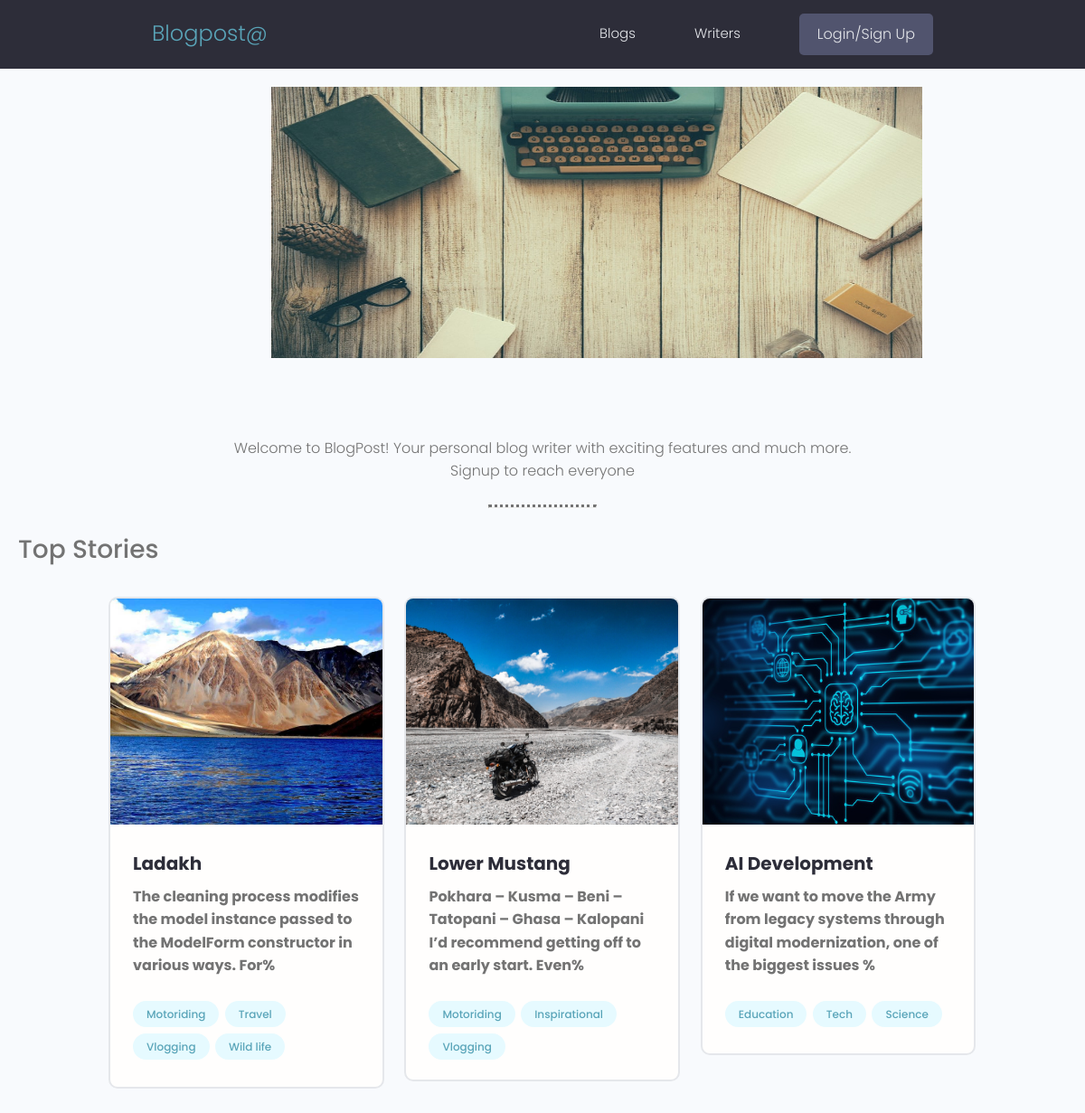
The page / on the database its author committed.
### blogs/models.py (models this page shows, shortened)
class Blog(models.Model):
    writer = models.ForeignKey(Profile, on_delete=models.CASCADE, null= True, blank= True)
    title = models.CharField(max_length=150)
    subtitle = models.CharField(max_length=150 , null= True ,blank= True)
    post = models.TextField(null= True , blank= True)
    feature_image = models.ImageField(default = 'pattern.jpg' ,null =True ,blank = True , upload_to = 'uploaded')
    tags = models.ManyToManyField('Tag', blank=True)
    vote_total = models.IntegerField(null=True ,blank = True)
    vote_ratio = models.FloatField(null=True,blank=True)
    created = models.DateTimeField(auto_now_add = True)
    updated = models.DateTimeField(auto_now=  True)
    id = models.UUIDField(default= uuid.uuid4 , unique= True ,
                     primary_key= True , editable= False)
    objects = models.Manager()
    related = related_blogs()
    @property
    def image_url(self):
        try:
            url = self.feature_image.url
        except:
            url = '/images/pattern.jpg'
        return url

class Tag(models.Model):
    name = models.CharField(max_length=50, unique= True)
    created = models.DateTimeField(auto_now_add = True)
    id = models.UUIDField(default= uuid.uuid4 , unique= True ,
                     primary_key= True , editable= False)

### blogs/views.py (the view)
# urls.py: 2. Add a URL to urlpatterns:  path('', views.home, name='home')
def home(request):
	blogs = Blog.objects.all().order_by('-vote_ratio','-vote_total')
	context = {'blogs': blogs[:3], 'request': request }
	return render(request , 'blogs/home.html',context)

### blogs/templates/blogs/home.html
{% extends 'main.html' %}
{% load static %}
{% block content %}
<img src = "{% static 'images/pattern.jpg'%}" style="height: 300px; width: 60%; margin-left: 300px; margin-top: 20px;">
<section class="projectsList">
    <p style="text-align: center;">
        Welcome to BlogPost! Your personal blog writer with exciting features and much more.
        <br>
        Signup to reach everyone
    </p>
    <br>
    <hr style="border-top: dotted; width: 10%;margin: auto;">
    <br>
    <h4 style="padding-left: 20px;">Top Stories</h4>
    <br>
    <div class="container">
      <div class="grid grid--three">
        {% for blog in blogs %}
        <div class="column">
          <div class="card project">
            <a href ="{% url 'view-blog' blog.id%}" class="project">
              <img class="project__thumbnail" src="{{ blog.image_url }}" alt="project thumbnail" />
              <div class="card__body">
                <h3 class="project__title" >{{blog.title}}</h3>
                <p class="project--rating">
                  <span style="font-weight: bold;">{{blog.post|slice:":105"}}%</span>
                </p>
                <div class="project__tags">
                  {% for tag in blog.tags.all %}
                  <span class="tag tag--pill tag--main">
                    <small>{{tag.name}}</small>
                  </span>
                  {% endfor %}
                </div>
              </div>
            </a>
          </div>
        </div>
        {% endfor %}
      </div>
    </div>
  </section>
{% endblock content %}

### templates/main.html (shortened to what this page needs)
<!DOCTYPE html>
{% load static%}
<html lang="en">
<head>
    <link rel="stylesheet" href="https://cdn.iconmonstr.com/1.3.0/css/iconmonstr-iconic-font.min.css" />
    <link rel="stylesheet" href="{% static 'uikit/styles/uikit.css' %}" />
    <link rel="stylesheet" href="{% static 'styles/app.css' %}" />
</head>
<body>
    {% include 'navbar.html' %}
    {% block content %}
    {% endblock content %}
</body>
</html>

### templates/navbar.html (shortened to what this page needs)
{% load static %}
<header class="header">
    <div class="container container--narrow">
      <a href="/" class="header__logo">
        <h5>Blogpost@</h5>
      </a>
      <nav class="header__nav">
        <ul class="header__menu">
          <li class="header__menuItem"><a href="{% url 'blogs-all'%}">Blogs</a></li>
          <li class="header__menuItem"><a href="{% url 'writers'%}">Writers</a></li>
          {% if not request.user.is_authenticated %}
          <li class="header__menuItem"><a href="{% url 'login_user' %}" class="btn btn--sub">Login/Sign Up</a></li>
          {% else %}
          <li class="header__menuItem"><a href="{% url 'account' request.user.profile.id %}">My Account</a></li>
          <li class="header__menuItem"><a href="{% url 'timeline' %}">
            Timeline
          </a></li>
          <li class="header__menuItem"><a href="{% url 'logout' %}" class="btn btn--sub">Logout</a></li>
          {% endif %}
        </ul>
      </nav>
    </div>
  </header>

### static/styles/app.css (style rules this page uses)
:root { --color-sub: #2d2d39; }
.btn--sub { background-color: var(--color-sub-light); }
.card { border: 2px solid var(--color-light); }
img { width: 100%; }
.header { position: sticky; z-index: 111; background-color: var(--color-sub); padding: 1.5rem 0; }
.header > .container { display: flex; justify-content: space-between; align-items: center; }
.header__nav > ul { display: inline-flex; align-items: center; list-style: none; gap: 6.5rem; }
.header__menuItem > a { color: var(--color-light); font-weight: 300; }
.project--rating { margin-bottom: 1.6em; margin-top: .5em; }
.projectsList { margin-top: 8rem; }
.project__thumbnail { height: 25rem; object-fit: cover; object-position: top center; }
.project__title { font-size: 2rem; font-weight: 700; color: var(--color-sub); }

### static/uikit/styles/modules/_variables.css (style rules this page uses)
:root { --color-main: #5aa5b9; --color-main-light: #e6faff; --color-sub: #3f4156; --color-sub-light: #51546e; --color-sub-lighter: #ededfd; --color-text: #737373; --color-gray: #8b8b8b; --color-light: #e5e7eb; --color-light-gray: #767676; --color-bg: #f8fafd; --color-white: #fffefd; --color-white-light: #f3f3f3; --color-success: #359e64; --color-success-bg: #def8e8; --color-error: #fc4b0b; --color-error-bg: #fff2ee; --font-base: 'Poppins', arial, helvetica, 'Segoe UI', roboto, ubuntu, sans-serif; --font-monospace: 'Fira Code', 'Courier New', courier, monospace; --font-regular: 300; --font-medium: 500; --font-bold: 700; --generic-shadow: 1px 1px 5px #00000010; --generic-transition: all 0.3s ease-in-out; }

### static/uikit/styles/modules/_base.css (style rules this page uses)
* { margin: 0; padding: 0; box-sizing: border-box; text-rendering: optimizeLegibility; color: inherit; font-size: inherit; }
html { font-size: 50%; }
@media only screen and (min-width: 480px) { html { font-size: 56.25%; } }
@media only screen and (min-width: 1200px) { html { font-size: 62.5%; } }
body { line-height: 1.6; font-weight: 400; font-size: 1.5rem; color: var(--color-text); background-color: var(--color-bg); min-height: 100vh; }

### static/uikit/styles/modules/_typography.css (style rules this page uses)
* { font-family: var(--font-base); }
h3 { font-size: 3.2rem; font-weight: var(--font-medium); }
h4 { font-size: 2.8rem; font-weight: var(--font-medium); }
h5 { font-size: 2.4rem; font-weight: var(--font-medium); }
h5, h6 { font-weight: var(--font-regular); }
p, span, strong { font-size: 1.6rem; color: var(--color-text); font-weight: var(--font-regular); }
a { padding-bottom: 2px; text-decoration: none; display: inline-block; color: var(--color-main); font-weight: var(--font-medium); }

### static/uikit/styles/modules/_utilities.css (style rules this page uses)
.container { width: 92%; max-width: 165rem; margin: 0 auto; box-sizing: border-box; }
.container--narrow { width: 92%; max-width: 120rem; }
@media screen and (min-width: 1000px) { .container { width: 90%; } }
@media screen and (min-width: 1000px) { .container--narrow { width: 85%; } }
@media screen and (min-width: 1200px) { .container { width: 80%; } }
@media screen and (min-width: 1200px) { .container--narrow { width: 72%; } }

### static/uikit/styles/modules/_button.css (style rules this page uses)
.btn { display: inline-block; position: relative; cursor: pointer; background-color: var(--color-light); font-weight: var(--font-medium); color: var(--color-sub); text-decoration: none; padding: 1rem 2rem; border-radius: 0.5rem; border: none; width: -webkit-fit-content; width: -moz-fit-content; width: fit-content; height: -webkit-fit-content; height: -moz-fit-content; height: fit-content; font-size: 1.6rem; outline-width: 0; outline-color: transparent; -webkit-backface-visibility: hidden; backface-visibility: hidden; transition: all 0.3s ease-in-out; }
.btn--sub { background-color: var(--color-sub); color: var(--color-white); }

### static/uikit/styles/modules/_card.css (style rules this page uses)
.card { border-radius: 1rem; background-color: var(--color-white); border: 1.5px solid var(--color-light); width: auto; height: auto; margin-top: 0.5rem; margin-bottom: 0.5rem; overflow: hidden; }
.card__body, .card__header { padding: 2rem 2.5rem; }

### static/uikit/styles/modules/_tag.css (style rules this page uses)
.tag { display: inline-flex; align-items: center; background-color: var(--color-sub); height: -webkit-fit-content; height: -moz-fit-content; height: fit-content; width: -webkit-fit-content; width: -moz-fit-content; width: fit-content; border-radius: 0.5rem; padding: 0.5rem 1.5rem; font-size: 1.2rem; cursor: pointer; }
.tag:not(:last-child) { margin-right: 0.25rem; margin-bottom: 0.75rem; }
.tag > small { color: var(--color-white); }
.tag--pill { border-radius: 5rem; }
.tag--main, .tag--main > small { background: var(--color-main-light); color: var(--color-main); font-weight: 500; }

### rows shown on the page
Blog: image_url (picture), title "Ladakh", post "The cleaning process modifies the model instance passed to the ModelForm constructor in various ways. For"
Tag: name "Motoriding"
Tag: name "Travel"
Tag: name "Vlogging"
Tag: name "Wild life"
Blog: image_url (picture), title "Lower Mustang", post "Pokhara – Kusma – Beni – Tatopani – Ghasa – Kalopani I’d recommend getting off to an early start. Even"
Tag: name "Inspirational"
Blog: image_url (picture), title "AI Development", post "If we want to move the Army from legacy systems through digital modernization, one of the biggest issues"
Tag: name "Education"
Tag: name "Tech"
Tag: name "Science"
